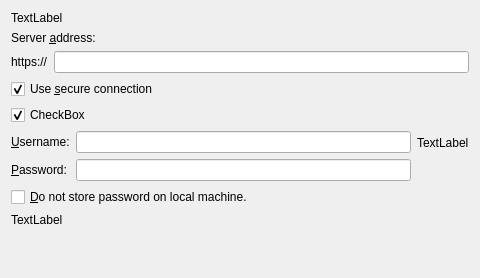
<?xml version="1.0" encoding="UTF-8"?>
<ui version="4.0">
 <class>OwncloudSetupPage</class>
 <widget class="QWidget" name="OwncloudSetupPage">
  <property name="geometry">
   <rect>
    <x>0</x>
    <y>0</y>
    <width>480</width>
    <height>278</height>
   </rect>
  </property>
  <property name="windowTitle">
   <string>Form</string>
  </property>
  <layout class="QGridLayout" name="gridLayout">
   <item row="1" column="0">
    <widget class="QLabel" name="serverAddressLabel">
     <property name="text">
      <string>Server &amp;address:</string>
     </property>
     <property name="buddy">
      <cstring>leUrl</cstring>
     </property>
    </widget>
   </item>
   <item row="0" column="0" colspan="2">
    <widget class="QLabel" name="topLabel">
     <property name="sizePolicy">
      <sizepolicy hsizetype="Preferred" vsizetype="Fixed">
       <horstretch>0</horstretch>
       <verstretch>0</verstretch>
      </sizepolicy>
     </property>
     <property name="text">
      <string>TextLabel</string>
     </property>
    </widget>
   </item>
   <item row="3" column="0" colspan="2">
    <layout class="QHBoxLayout" name="horizontalLayout_2">
     <item>
      <layout class="QVBoxLayout" name="verticalLayout">
       <item>
        <widget class="QCheckBox" name="cbSecureConnect">
         <property name="text">
          <string>Use &amp;secure connection</string>
         </property>
         <property name="checked">
          <bool>true</bool>
         </property>
        </widget>
       </item>
       <item>
        <widget class="QCheckBox" name="cbConnectOC">
         <property name="enabled">
          <bool>true</bool>
         </property>
         <property name="text">
          <string>CheckBox</string>
         </property>
         <property name="checkable">
          <bool>true</bool>
         </property>
         <property name="checked">
          <bool>true</bool>
         </property>
        </widget>
       </item>
       <item>
        <layout class="QFormLayout" name="formLayout">
         <item row="0" column="0">
          <widget class="QLabel" name="label_2">
           <property name="text">
            <string>&amp;Username:</string>
           </property>
           <property name="buddy">
            <cstring>leUsername</cstring>
           </property>
          </widget>
         </item>
         <item row="0" column="1">
          <widget class="QLineEdit" name="leUsername">
           <property name="toolTip">
            <string>Enter the ownCloud username.</string>
           </property>
          </widget>
         </item>
         <item row="1" column="0">
          <widget class="QLabel" name="label_4">
           <property name="text">
            <string>&amp;Password:</string>
           </property>
           <property name="buddy">
            <cstring>lePassword</cstring>
           </property>
          </widget>
         </item>
         <item row="1" column="1">
          <widget class="QLineEdit" name="lePassword">
           <property name="toolTip">
            <string>Enter the ownCloud password.</string>
           </property>
           <property name="text">
            <string/>
           </property>
           <property name="echoMode">
            <enum>QLineEdit::Password</enum>
           </property>
          </widget>
         </item>
        </layout>
       </item>
       <item>
        <widget class="QCheckBox" name="cbNoPasswordStore">
         <property name="toolTip">
          <string>Do not allow the local storage of the password.</string>
         </property>
         <property name="text">
          <string>&amp;Do not store password on local machine.</string>
         </property>
        </widget>
       </item>
      </layout>
     </item>
     <item>
      <widget class="QLabel" name="sideLabel">
       <property name="text">
        <string>TextLabel</string>
       </property>
      </widget>
     </item>
    </layout>
   </item>
   <item row="2" column="0" colspan="2">
    <layout class="QHBoxLayout" name="horizontalLayout">
     <item>
      <widget class="QLabel" name="protocolLabel">
       <property name="text">
        <string>https://</string>
       </property>
      </widget>
     </item>
     <item>
      <widget class="QLineEdit" name="leUrl">
       <property name="toolTip">
        <string>Enter the url of the ownCloud you want to connect to (without http or https).</string>
       </property>
      </widget>
     </item>
    </layout>
   </item>
   <item row="4" column="0" colspan="2">
    <widget class="QLabel" name="bottomLabel">
     <property name="text">
      <string>TextLabel</string>
     </property>
    </widget>
   </item>
   <item row="5" column="1">
    <spacer name="verticalSpacer">
     <property name="orientation">
      <enum>Qt::Vertical</enum>
     </property>
     <property name="sizeHint" stdset="0">
      <size>
       <width>344</width>
       <height>1</height>
      </size>
     </property>
    </spacer>
   </item>
  </layout>
 </widget>
 <resources/>
 <connections/>
</ui>
